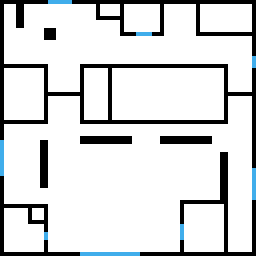
#> input picture floorplan_walls.png, 64 x 64 px (shown 4 times larger)
$ python output.py
#> lines starting #> are read from the running program, lines starting #| are printed output that depends on the picture
### wfc_gen.py
# Wave Function Collapse lib
import numpy as np
import random
import copy
import math
import sys


class WorldGen:

    def __init__(self):
        """ Input example worlds in 2D grid using process_input, then generate new ones using generate. """

        self.patch_index = {}
        self.patches = []
        self.freqs = []
        self.logged_freqs = []
        self.adjac = []

        self.domains = []
        self.adjac_counter = []
        self.entropies = []

    def process_input(self, input):
        """ Iterates through each 3x3 patch of tile grid input assigning them unique indices (patch_index), keeps track of their occurence count (frequency) and possible adjacent patches (adjac)."""
        n = len(input)
        m = len(input[0])
        input_patched = []
        for i in range(n-2):
            input_patched.append([])
            for j in range(m-2):
                input_patched[i].append(tuple(input[i:i+3, j:j+3].flatten()))

        # update dictionary of patches with their corresponding index (if new)
        for i in input_patched:
            for j in i:
                if(j not in self.patch_index):
                    self.patch_index[j] = len(self.patch_index)

        # add new patches to list and update global frequency of all seen patches
        self.patches += [None for _ in range(
            len(self.patch_index) - len(self.patches))]
        self.freqs += [0 for _ in range(len(self.patch_index) -
                                        len(self.freqs))]
        self.adjac += [[set(), set(), set(), set()]
                       for _ in range(len(self.patch_index) - len(self.adjac))]
        for i in input_patched:
            for j in i:
                self.patches[self.patch_index[j]] = j
                self.freqs[self.patch_index[j]] += 1

        # potential attempt at reducing the impact of basic patches that repeat often in favor of more complex ones
        # [8 lines left out: function patch_entropy, not called in this run]
        # self.freqs = [x*patch_entropy(i) for i, x in enumerate(self.freqs)]
        # Activate by uncommenting ^^^

        self.logged_freqs = np.log2(np.array(self.freqs))

        # update adjacency list with new information from input
        indexed_input = [[self.patch_index[j]
                          for j in i] for i in input_patched]
        for i in range(n-2):
            for j in range(m-2):
                # top 0 right 1 bottom 2 left 3
                if i > 0:
                    self.adjac[indexed_input[i][j]][0].add(
                        indexed_input[i-1][j])
                if j < m-3:
                    self.adjac[indexed_input[i][j]][1].add(
                        indexed_input[i][j+1])
                if i < n-3:
                    self.adjac[indexed_input[i][j]][2].add(
                        indexed_input[i+1][j])
                if j > 0:
                    self.adjac[indexed_input[i][j]][3].add(
                        indexed_input[i][j-1])

    # [178 lines left out: functions init_output, observe, propagate, remove_tile_possibility, calc_entropy, is_collapsed and 2 more, not called in this run]

### output.py
import numpy as np
import math
import cv2
import time
import wfc_gen
from multiprocessing import Pool
import concurrent.futures
import copy


GRID_ROWS = 2
GRID_COLS = 3

CHUNK_HEIGHT = 2
CHUNK_WIDTH = 3

INPUT_IMAGE = "floorplan_walls.png"
PRESET = "floorplan_borders.png"


def gen(g, preset, free_value_index):
    return (g.generate(CHUNK_HEIGHT, CHUNK_WIDTH, preset, free_value_index))


if __name__ == '__main__':

    image = cv2.imread(INPUT_IMAGE)
#> image is the input picture: shape (64, 64, 3); mean B, G, R 217.1, 216.4, 215
    cv2.imwrite(f"ExampleGens/input.png", image)
    preset = cv2.imread(PRESET)
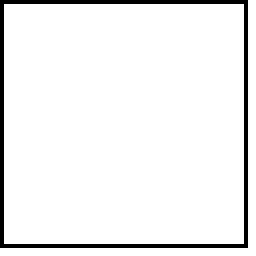
#> input picture floorplan_borders.png, 64 x 64 px (shown 4 times larger)
#> preset is the input picture: shape (64, 64, 3); 94% white; black in thin lines or dots

    colors = set()
    for i in image:
        for j in i:
            colors.add(tuple(j))
#> this loop made 64 passes
#> after the loop, colors = 3 items
    for i in preset:
        for j in i:
            colors.add(tuple(j))
    colors = list(colors)
#> colors = [(0, 0, 0), (255, 255, 255), (235, 173, 64)]
    print(f"COLORS: {colors}")
#| COLORS: [(0, 0, 0), (255, 255, 255), (235, 173, 64)]
    image = np.array([[colors.index(tuple(j)) for j in i] for i in image])
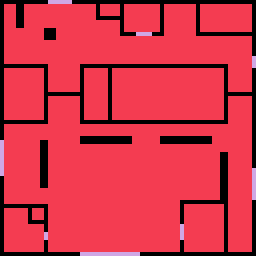
#> image: shape (64, 64) int64 (shown 4 times larger); 3 distinct labels, from 0 to 2; one colour per label, 0 black
    preset = np.array([[colors.index(tuple(j)) for j in i] for i in preset])
#> preset: shape (64, 64) int64; values 0 (black) and 1 (white), 94% white; black in thin lines or dots
    mat_in = image

    # wall: (0, 0, 0) -> black
    # ground: (255, 255, 255) -> white
    # free-tile: (255, 112, 255) -> pink
    # door: (39,115,176) -> brown
    # window: (235, 173, 64) -> blue

    # Add horizontal, vertical, diagonal flips to input matrix
    mat_horiz = mat_in[::-1]
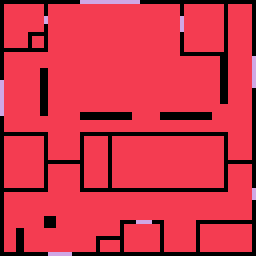
#> mat_horiz: shape (64, 64) int64 (shown 4 times larger); 3 distinct labels, from 0 to 2; one colour per label, 0 black
    mat_diag = mat_horiz.transpose()[::-1].transpose()
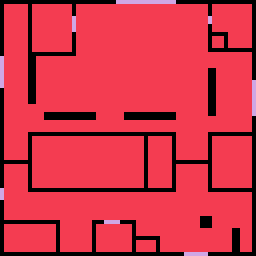
#> mat_diag: shape (64, 64) int64 (shown 4 times larger); 3 distinct labels, from 0 to 2; one colour per label, 0 black
    mat_vert = mat_diag[::-1]
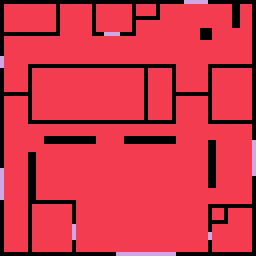
#> mat_vert: shape (64, 64) int64 (shown 4 times larger); 3 distinct labels, from 0 to 2; one colour per label, 0 black
    mat_90 = np.rot90(mat_in)
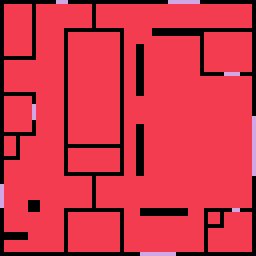
#> mat_90: shape (64, 64) int64 (shown 4 times larger); 3 distinct labels, from 0 to 2; one colour per label, 0 black
    mat_180 = np.rot90(mat_90)
    mat_270 = np.rot90(mat_180)
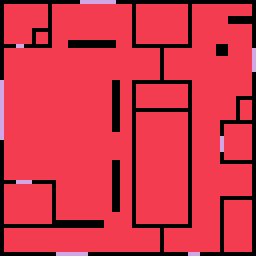
#> mat_270: shape (64, 64) int64 (shown 4 times larger); 3 distinct labels, from 0 to 2; one colour per label, 0 black

    def convert(arr, conv):
        return np.array([[conv[c] for c in i] for i in arr])

    generator = wfc_gen.WorldGen()

    start_processing_input = time.process_time_ns()
    generator.process_input(mat_in)
#> in process_input, `n = len(input)`: n = 64
#> after the loop in process_input, `for i in range(n-2):`: input_patched = 62 items
#> the loop in process_input, `for i in input_patched:` made 62 passes
#> after the loop in process_input, `for i in input_patched:`: self.patch_index = 87 items
#> in process_input, `self.freqs += [0 for _ in range(len(self.patch_index) - len(self.freqs..`: self.freqs = 87 values from 0 to 0
#> in process_input, `self.adjac += [[set(), set(), set(), set()] for _ in range(len(self.pa..`: self.adjac = 87 items
#> after the loop in process_input, `for i in input_patched:`: self.freqs = 87 values, max 2541 at index 12, min 1 at index 3, mean 44.18; self.patches = 87 items, first 6: (0, 0, 0, 0, 1, 1, 0, 1, 1), (0, 0, 0, 1, 1, 1, 1, 1, 1), (0, 0, 0, 1, 1, 0, 1, 1, 0), (0, 0, 0, 1, 0, 0, 1, 0, 0), (0, 0, 0, 0, 0, 1, 0, 0, 1), (0, 0, 2, 1, 1, 1, 1, 1, 1)
#> in process_input, `self.logged_freqs = np.log2(np.array(self.freqs))`: self.logged_freqs = 87 values, max 11.31 at index 12, min 0 at index 3, mean 2.45
#> in process_input, `indexed_input = [[self.patch_index[j] for j in i] for i in input_patch..`: indexed_input = 62 items
    generator.process_input(mat_horiz)
#> the loop in process_input (call 2), `for i in input_patched:` made 62 passes
    generator.process_input(mat_diag)
    generator.process_input(mat_vert)
    generator.process_input(mat_90)
    generator.process_input(mat_180)
    generator.process_input(mat_270)
    end_processing_input = time.process_time_ns()
    print(f"{(end_processing_input - start_processing_input)/10**9} seconds to process input")

    start_gen = time.time()

    # multiple processes rather than threads, since Python can only have one thread reading instructions from GIL at a time, making performance equivalent to serial execution in this case
    with Pool() as p:
#> (the run stopped early here; a loop or call above may not have finished)
